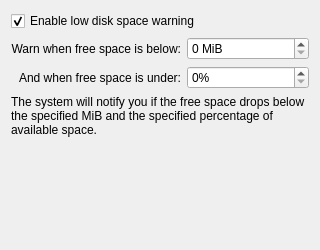
<?xml version="1.0" encoding="UTF-8"?>
<ui version="4.0">
 <class>freespacenotifier_prefs_base</class>
 <widget class="QWidget" name="freespacenotifier_prefs_base">
  <property name="geometry">
   <rect>
    <x>0</x>
    <y>0</y>
    <width>320</width>
    <height>250</height>
   </rect>
  </property>
  <layout class="QGridLayout" name="gridLayout">
   <item row="0" column="0" colspan="2">
    <widget class="QCheckBox" name="kcfg_enableNotification">
     <property name="text">
      <string>Enable low disk space warning</string>
     </property>
     <property name="checked">
      <bool>true</bool>
     </property>
    </widget>
   </item>
   <item row="1" column="0">
    <widget class="QLabel" name="label_minimumSpace">
     <property name="text">
      <string>Warn when free space is below:</string>
     </property>
     <property name="alignment">
      <set>Qt::AlignRight|Qt::AlignTrailing|Qt::AlignVCenter</set>
     </property>
    </widget>
   </item>
   <item row="1" column="1">
    <widget class="QSpinBox" name="kcfg_minimumSpace">
     <property name="suffix">
      <string> MiB</string>
     </property>
    </widget>
   </item>
   <item row="2" column="0">
    <widget class="QLabel" name="label_minimumSpacePercentage">
     <property name="text">
      <string>And when free space is under:</string>
     </property>
     <property name="alignment">
      <set>Qt::AlignRight|Qt::AlignTrailing|Qt::AlignVCenter</set>
     </property>
    </widget>
   </item>
   <item row="2" column="1">
    <widget class="QSpinBox" name="kcfg_minimumSpacePercentage">
     <property name="suffix">
      <string>%</string>
     </property>
     <property name="minimum">
      <number>0</number>
     </property>
     <property name="maximum">
      <number>100</number>
     </property>
    </widget>
   </item>
   <item row="3" column="0" colspan="2">
    <widget class="QLabel" name="label_info">
     <property name="text">
      <string>The system will notify you if the free space drops below the specified MiB and the specified percentage of available space.</string>
     </property>
     <property name="wordWrap">
      <bool>true</bool>
     </property>
    </widget>
   </item>
   <item row="4" column="0" colspan="2">
    <spacer name="verticalSpacer">
     <property name="orientation">
      <enum>Qt::Vertical</enum>
     </property>
     <property name="sizeHint" stdset="0">
      <size>
       <width>20</width>
       <height>40</height>
      </size>
     </property>
    </spacer>
   </item>
  </layout>
 </widget>
 <resources/>
 <connections>
  <connection>
   <sender>kcfg_enableNotification</sender>
   <signal>toggled(bool)</signal>
   <receiver>kcfg_minimumSpace</receiver>
   <slot>setEnabled(bool)</slot>
  </connection>
  <connection>
   <sender>kcfg_enableNotification</sender>
   <signal>toggled(bool)</signal>
   <receiver>label_minimumSpace</receiver>
   <slot>setEnabled(bool)</slot>
  </connection>
  <connection>
   <sender>kcfg_enableNotification</sender>
   <signal>toggled(bool)</signal>
   <receiver>kcfg_minimumSpacePercentage</receiver>
   <slot>setEnabled(bool)</slot>
  </connection>
  <connection>
   <sender>kcfg_enableNotification</sender>
   <signal>toggled(bool)</signal>
   <receiver>label_minimumSpacePercentage</receiver>
   <slot>setEnabled(bool)</slot>
  </connection>
 </connections>
</ui>
